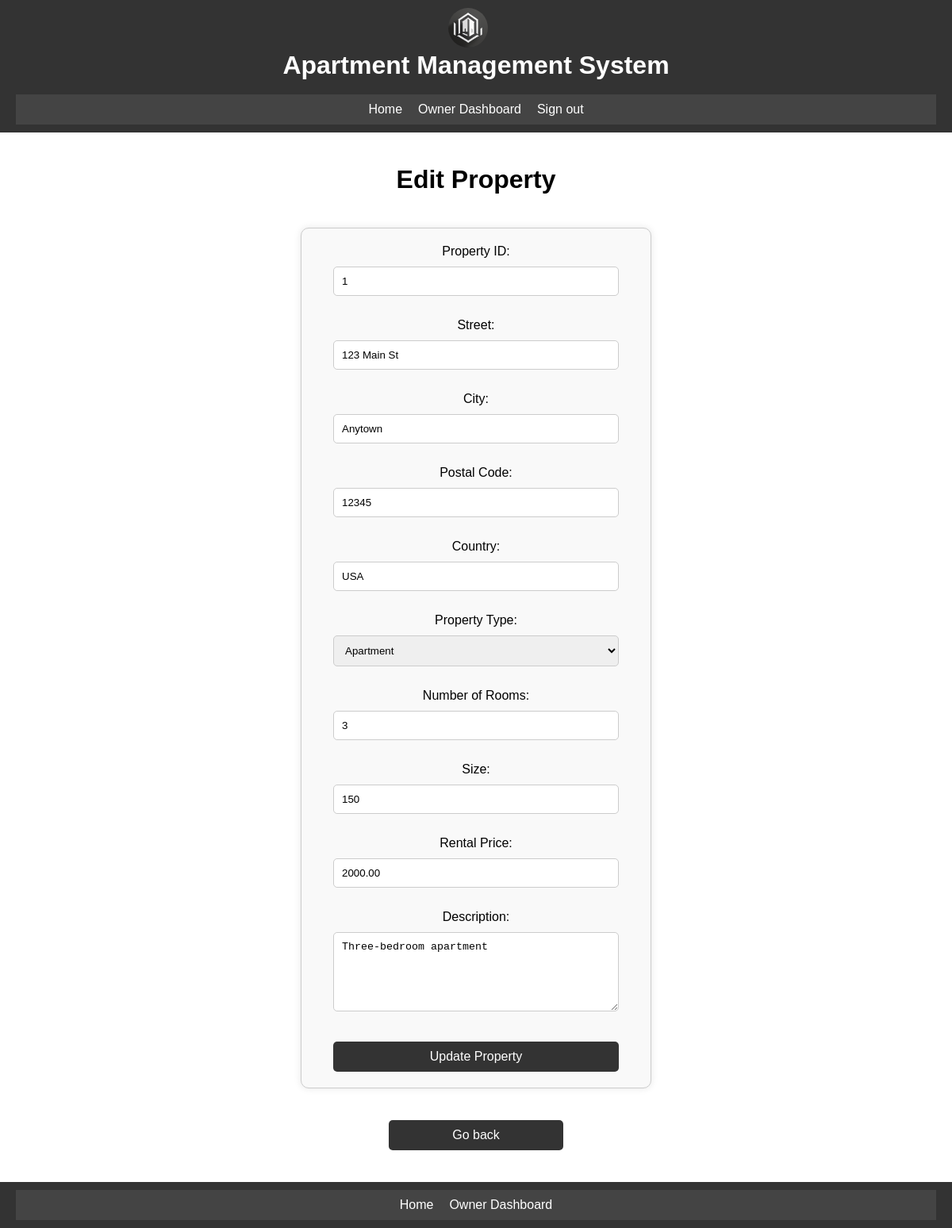
The app's page /property/edit_property.php?id=1 (signed in) with its own data.
### tables this page shows
CREATE TABLE `Properties` (
  `property_id` int PRIMARY KEY AUTO_INCREMENT,
  `owner_id` int,
  `address_id` int,
  `type_id` int,
  `number_of_rooms` int NOT NULL,
  `size` float NOT NULL,
  `rental_price` decimal(10,2) NOT NULL,
  `description` text
);

CREATE TABLE `Addresses` (
  `address_id` int PRIMARY KEY AUTO_INCREMENT,
  `street` varchar(255) NOT NULL,
  `city` varchar(255) NOT NULL,
  `state` varchar(255) NOT NULL,
  `postal_code` varchar(255) NOT NULL,
  `country` varchar(255) NOT NULL
);

CREATE TABLE `PropertyTypes` (
  `type_id` int PRIMARY KEY AUTO_INCREMENT,
  `type_name` varchar(50) NOT NULL
);

### includes/functions.php (called while the page is built, shortened)
<?php
function check_user_role($conn, $user_id, $role) {
    $table = '';
    if ($role === 'administrator') {
        $table = 'Administrators';
    } elseif ($role === 'owner') {
        $table = 'Owners';
    } elseif ($role === 'tenant') {
        $table = 'Tenants';
    }
    if ($table) {
        $sql = "SELECT * FROM $table WHERE user_id='$user_id'";
        $result = $conn->query($sql);
        if ($result->num_rows > 0) {
            return true;
        }
    }
    return false;
}
?>

### property/edit_property.php (the view, shortened to what this page needs)
<?php
include($_SERVER['DOCUMENT_ROOT'] . '/ApartmentManagement/auth.php');
include($_SERVER['DOCUMENT_ROOT'] . '/ApartmentManagement/includes/db.php');
include($_SERVER['DOCUMENT_ROOT'] . '/ApartmentManagement/includes/functions.php');
$property_id = isset($_GET['id']) ? $_GET['id'] : (isset($_POST['property_id']) ? $_POST['property_id'] : null);
if ($property_id) {
    $query = "SELECT p.*, a.street, a.city, a.postal_code, a.country FROM Properties p JOIN Addresses a ON p.address_id = a.address_id WHERE p.property_id = ?";
    $stmt = $conn->prepare($query);
    $stmt->bind_param("i", $property_id);
    $stmt->execute();
    $result = $stmt->get_result();
    $property = $result->fetch_assoc();
    $type_id = $property['type_id'];
    $number_of_rooms = $property['number_of_rooms'];
    $size = $property['size'];
    $rental_price = $property['rental_price'];
    $description = $property['description'];
    $street = $property['street'];
    $city = $property['city'];
    $postal_code = $property['postal_code'];
    $country = $property['country'];
}
$user_id = $_SESSION['user_id'];
$is_admin = check_user_role($conn, $user_id, 'administrator');
$is_owner = check_user_role($conn, $user_id, 'owner');
$property_types_query = "SELECT * FROM PropertyTypes";
$property_types_result = $conn->query($property_types_query);
?>
<!DOCTYPE html>
<html>
<head>
    <link rel="stylesheet" type="text/css" href="/apartmentmanagement/css/styles.css">
</head>
<body>
<?php include($_SERVER['DOCUMENT_ROOT'] . '/ApartmentManagement/includes/header.php'); ?>
<main>
    <h1>Edit Property</h1>
    <form method="post">
        <label for="property_id">Property ID:</label>
        <input type="text" id="property_id" name="property_id" value="<?= $property_id ?>" readonly>
        <br>
        <?php if ($property_id): ?>
            <label for="street">Street:</label>
            <input type="text" id="street" name="street" value="<?= $street ?>" required>
            <br>
            <label for="city">City:</label>
            <input type="text" id="city" name="city" value="<?= $city ?>" required>
            <br>
            <label for="postal_code">Postal Code:</label>
            <input type="text" id="postal_code" name="postal_code" value="<?= $postal_code ?>" required>
            <br>
            <label for="country">Country:</label>
            <input type="text" id="country" name="country" value="<?= $country ?>" required>
            <br>
            <label for="type_id">Property Type:</label>
            <select id="type_id" name="type_id" required>
                <?php while ($row = $property_types_result->fetch_assoc()): ?>
                    <option value="<?= $row['type_id'] ?>" <?= $row['type_id'] == $type_id ? 'selected' : '' ?>>
                        <?= $row['type_name'] ?>
                    </option>
                <?php endwhile; ?>
            </select>
            <br>
            <label for="number_of_rooms">Number of Rooms:</label>
            <input type="text" id="number_of_rooms" name="number_of_rooms" value="<?= $number_of_rooms ?>" required>
            <br>
            <label for="size">Size:</label>
            <input type="text" id="size" name="size" value="<?= $size ?>" required>
            <br>
            <label for="rental_price">Rental Price:</label>
            <input type="text" id="rental_price" name="rental_price" value="<?= $rental_price ?>" required>
            <br>
            <label for="description">Description:</label>
            <textarea id="description" name="description" required><?= $description ?></textarea>
            <br>
        <?php endif; ?>
        <input type="submit" value="Update Property">
    </form>
    <?php
        $back_link = '/apartmentmanagement/index.php';
        if ($is_admin) {
            $back_link = '/apartmentmanagement/dashboards/administrator_dashboard.php';
        } elseif ($is_owner) {
            $back_link = '/apartmentmanagement/dashboards/owner_dashboard.php';
        }
    ?>
    <a class="back-button" href="<?php echo $back_link; ?>">Go back</a>
</main>
<?php include($_SERVER['DOCUMENT_ROOT'] . '/ApartmentManagement/includes/footer.php'); ?>
</body>
</html>

### css/styles.css (style rules this page uses)
html, body { height: 100%; margin: 0; }
body { font-family: Arial, sans-serif; display: flex; flex-direction: column; }
main { padding: 20px; flex: 1; display: flex; flex-direction: column; align-items: center; }
.back-button { display: block; width: 200px; margin: 20px auto; padding: 10px; background-color: #333; color: #fff; text-align: center; text-decoration: none; border-radius: 5px; transition: background-color 0.3s; }
form { background: #f9f9f9; padding: 20px; margin: 20px auto; border: 1px solid #ccc; border-radius: 10px; max-width: 400px; width: 100%; box-shadow: 0 0 10px rgba(0, 0, 0, 0.1); display: flex; flex-direction: column; align-items: center; }
form input[type="text"], form input[type="password"], form input[type="date"], form input[type="email"], form input[type="file"], form select { width: 90%; padding: 10px; margin: 10px 0; border: 1px solid #ccc; border-radius: 5px; }
form input[type="submit"], form button { background: #333; color: #fff; padding: 10px 20px; border: none; border-radius: 5px; cursor: pointer; font-size: 16px; margin-top: 10px; width: 90%; text-align: center; }
form textarea { width: 90%; padding: 10px; margin: 10px 0; border: 1px solid #ccc; border-radius: 5px; resize: vertical; height: 100px; }
form input[type="text"], form input[type="date"], form select, form textarea { box-sizing: border-box; }

### records on screen
properties: street "123 Main St", city "Anytown", postal_code "12345", country "USA", type_id "Apartment", number_of_rooms "3", size "150", rental_price "2000.00", description "Three-bedroom apartment"
